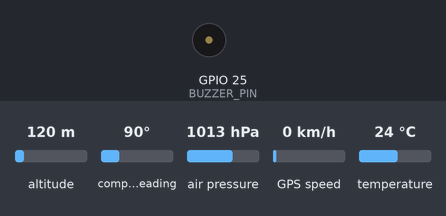
Simulated run of this sketch. Board: ESP32. Parts: buzzer (waves = sounding, pin HIGH). The test bench sets the inputs (shaded band); at power-on: altitude 120 m, compass heading 90°, air pressure 1013 hPa, GPS speed 0 km/h, temperature 24 °C. WiFi joins after 1.5 s; servers stay silent unless stated; uploads are accepted with an empty reply; the GPS gets a fix after 3 s at 37.7749, -122.4194 with 8 satellites; what the sketch prints to the serial monitor is not drawn.

Above: at 3.7 s.
Timing chart, 0 to 5.2 s (numbered marks = the images above):
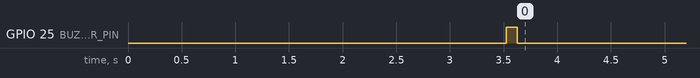

The sketch:

GPS.ino
```cpp
#include <WiFi.h>
#include <HTTPClient.h>
#include <TinyGPSPlus.h>
#include <HardwareSerial.h>
#include <ArduinoJson.h>
#include <Wire.h>
#include <Adafruit_BMP085.h>

const char* ssid = "moto g34 Gabi";
const char* password = "gabi2024";

const char* serverUrl = "http://10.16.19.196:5000/api/ubicaciones/push";
const char* alertasUrl = "http://10.16.19.196:5000/api/alertas/dispositivo/2";
const char* deviceToken = "t3n21uPAPiytVxajyotrGsvMkA6DacjmNcnAY4l1UTI";

const int BUZZER_PIN = 25;
const int SDA_PIN = 21;
const int SCL_PIN = 22;

TinyGPSPlus gps;
HardwareSerial SerialGPS(2);
Adafruit_BMP085 bmp;

float latitud = 0.0;
float longitud = 0.0;
float velocidad = 0.0;
float altitudGPS = 0.0;
float altitudBMP = 0.0;
float presion = 0.0;
float temperatura = 0.0;
bool gpsValido = false;
bool bmpValido = false;
int enviosExitosos = 0;
int enviosFallidos = 0;
bool hayAlertasNoLeidas = false;

unsigned long lastSendTime = 0;
const unsigned long sendInterval = 30000;

unsigned long lastAlertCheck = 0;
const unsigned long alertCheckInterval = 10000;

unsigned long lastBuzzerTime = 0;
const unsigned long buzzerInterval = 5000;

unsigned long lastGPSDebug = 0;
const unsigned long gpsDebugInterval = 60000;

void setup() {
  Serial.begin(115200);
  delay(1000);

  pinMode(BUZZER_PIN, OUTPUT);
  digitalWrite(BUZZER_PIN, LOW);

  Serial.println("\n========================================");
  Serial.println("    GPS TRACKER - Sistema Iniciado");
  Serial.println("========================================\n");

  Serial.println("Buzzer: GPIO 25 configurado");

  Wire.begin(SDA_PIN, SCL_PIN);

  if (bmp.begin()) {
    bmpValido = true;
    Serial.println("BMP180: Inicializado correctamente");
    Serial.println("   SDA: GPIO 21");
    Serial.println("   SCL: GPIO 22");
  } else {
    Serial.println("BMP180: ERROR - No detectado");
    Serial.println("   Verifica conexiones I2C");
  }

  SerialGPS.begin(9600, SERIAL_8N1, 16, 17);
  delay(1000);

  Serial.println("GPS M8N: Inicializado (9600 baud)");
  Serial.println("   RX: GPIO 16");
  Serial.println("   TX: GPIO 17");

  conectarWiFi();

  Serial.println("\nSistema listo");
  Serial.println("Enviara ubicacion cada 30 segundos");
  Serial.println("Verificara alertas cada 10 segundos\n");
  Serial.println("========================================\n");

  testBuzzer();
  testBMP180();
}

void loop() {
  while (SerialGPS.available() > 0) {
    gps.encode(SerialGPS.read());
  }

  if (gps.location.isUpdated()) {
    latitud = gps.location.lat();
    longitud = gps.location.lng();
    velocidad = gps.speed.kmph();
    altitudGPS = gps.altitude.meters();
    gpsValido = true;

    if (bmpValido) {
      leerBMP180();
    }

    Serial.printf("GPS actualizado: %.6f, %.6f | %d sats | %.1f km/h | Alt GPS: %.1fm",
                  latitud, longitud, gps.satellites.value(), velocidad, altitudGPS);

    if (bmpValido) {
      Serial.printf(" | Alt BMP: %.1fm\n", altitudBMP);
    } else {
      Serial.println();
    }
  }

  if (millis() - lastGPSDebug >= gpsDebugInterval) {
    mostrarResumen();
    lastGPSDebug = millis();
  }

  if (millis() - lastSendTime >= sendInterval) {
    if (gpsValido && gps.location.isValid()) {
      Serial.println("\n========================================");
      Serial.println("     ENVIANDO UBICACION AL SERVIDOR");
      Serial.println("========================================");
      enviarUbicacion();
      lastSendTime = millis();
    } else {
      Serial.println("Esperando senal GPS valida... (" + String(gps.satellites.value()) + " sats)");
      lastSendTime = millis();
    }
  }

  if (millis() - lastAlertCheck >= alertCheckInterval) {
    verificarAlertas();
    lastAlertCheck = millis();
  }

  if (hayAlertasNoLeidas && (millis() - lastBuzzerTime >= buzzerInterval)) {
    pitarAlerta();
    lastBuzzerTime = millis();
  }

  delay(10);
}

void conectarWiFi() {
  Serial.print("Conectando WiFi");
  WiFi.begin(ssid, password);

  int intentos = 0;
  while (WiFi.status() != WL_CONNECTED && intentos < 30) {
    delay(500);
    Serial.print(".");
    intentos++;
  }

  if (WiFi.status() == WL_CONNECTED) {
    Serial.println(" OK");
    Serial.print("IP: ");
    Serial.println(WiFi.localIP());
  } else {
    Serial.println(" ERROR");
    Serial.println("Error WiFi - Continuara intentando");
  }
}

void leerBMP180() {
  temperatura = bmp.readTemperature();
  presion = bmp.readPressure() / 100.0;
  altitudBMP = bmp.readAltitude();
}

void testBMP180() {
  if (!bmpValido) {
    Serial.println("Test BMP180: OMITIDO (sensor no disponible)\n");
    return;
  }

  Serial.println("Test de BMP180...");

  leerBMP180();

  Serial.printf("   Temperatura: %.1f C\n", temperatura);
  Serial.printf("   Presion: %.1f hPa\n", presion);
  Serial.printf("   Altitud: %.1f m\n", altitudBMP);
  Serial.println("BMP180 OK\n");
}

void enviarUbicacion() {
  if (WiFi.status() != WL_CONNECTED) {
    Serial.println("WiFi desconectado. Reconectando...");
    conectarWiFi();
    if (WiFi.status() != WL_CONNECTED) {
      enviosFallidos++;
      return;
    }
  }

  if (bmpValido) {
    leerBMP180();
  }

  HTTPClient http;
  http.setTimeout(10000);
  http.begin(serverUrl);
  http.addHeader("Content-Type", "application/json");
  http.addHeader("Authorization", deviceToken);

  String payload = "{";
  payload += "\"latitud\":" + String(latitud, 6) + ",";
  payload += "\"longitud\":" + String(longitud, 6) + ",";
  payload += "\"velocidad\":" + String(velocidad, 2) + ",";
  float altitudParaEnviar = bmpValido ? altitudBMP : altitudGPS;
  if (!isfinite(altitudParaEnviar)) altitudParaEnviar = 0.0;
  payload += "\"altitud\":" + String(altitudParaEnviar, 2);
  payload += "}";


  Serial.println("\nDatos a enviar:");
  Serial.printf("   Latitud:  %.6f\n", latitud);
  Serial.printf("   Longitud: %.6f\n", longitud);
  Serial.printf("   Velocidad: %.1f km/h\n", velocidad);
  Serial.printf("   Satelites: %d\n", gps.satellites.value());
  Serial.printf("   Altitud GPS: %.1f m\n", altitudGPS);

  if (bmpValido) {
    Serial.printf("   Altitud BMP180: %.1f m\n", altitudBMP);
    Serial.printf("   Presion: %.1f hPa\n", presion);
    Serial.printf("   Temperatura: %.1f C\n", temperatura);
  }

  if (gps.time.isValid()) {
    Serial.printf("   Hora GPS: %02d:%02d:%02d\n",
                  gps.time.hour(), gps.time.minute(), gps.time.second());
  }

  Serial.println("\nEnviando...");

  int httpCode = http.POST(payload);

  Serial.println("\n----------------------------------------");

  if (httpCode > 0) {
    if (httpCode == 200 || httpCode == 201) {
      enviosExitosos++;
      Serial.println("UBICACION ENVIADA EXITOSAMENTE");
      Serial.print("Codigo HTTP: ");
      Serial.println(httpCode);

      String response = http.getString();
      if (response.length() < 100) {
        Serial.print("Respuesta: ");
        Serial.println(response);
      }

      Serial.println("----------------------------------------");
      Serial.printf("Envios exitosos: %d | Fallidos: %d\n", enviosExitosos, enviosFallidos);
    } else {
      enviosFallidos++;
      Serial.println("ERROR DEL SERVIDOR");
      Serial.print("Codigo HTTP: ");
      Serial.println(httpCode);
      Serial.println("Respuesta: " + http.getString());
      Serial.println("----------------------------------------");
    }
  } else {
    enviosFallidos++;
    Serial.println("ERROR DE CONEXION");
    Serial.print("Error: ");
    Serial.println(http.errorToString(httpCode));
    Serial.println("----------------------------------------");
  }

  Serial.println("\nProximo envio en 30 segundos...\n");

  http.end();
}

void verificarAlertas() {
  if (WiFi.status() != WL_CONNECTED) {
    return;
  }

  HTTPClient http;
  http.setTimeout(5000);
  http.begin(alertasUrl);

  int httpCode = http.GET();

  if (httpCode == 200) {
    String payload = http.getString();

    DynamicJsonDocument doc(4096);
    DeserializationError error = deserializeJson(doc, payload);

    if (!error) {
      bool alertasNoLeidas = false;
      int countNoLeidas = 0;

      if (doc["success"] == true && doc.containsKey("alertas")) {
        JsonArray alertas = doc["alertas"].as<JsonArray>();

        for (JsonObject alerta : alertas) {
          if (alerta["leida"] == false || alerta["leida"] == 0) {
            alertasNoLeidas = true;
            countNoLeidas++;
          }
        }
      }

      if (alertasNoLeidas && !hayAlertasNoLeidas) {
        Serial.println("\n!!! ALERTA DETECTADA !!!");
        Serial.printf("Total alertas no leidas: %d\n", countNoLeidas);
        Serial.println("El buzzer sonara cada 5 segundos\n");
        pitarAlerta();
      } else if (!alertasNoLeidas && hayAlertasNoLeidas) {
        Serial.println("\nAlertas resueltas - Buzzer desactivado\n");
      }

      hayAlertasNoLeidas = alertasNoLeidas;
    }
  }

  http.end();
}

void pitarAlerta() {
  Serial.println("*** ALERTA ACTIVA - BUZZER ***");

  for (int i = 0; i < 3; i++) {
    digitalWrite(BUZZER_PIN, HIGH);
    delay(200);
    digitalWrite(BUZZER_PIN, LOW);
    delay(200);
  }
}

void testBuzzer() {
  Serial.println("Test de buzzer...");
  digitalWrite(BUZZER_PIN, HIGH);
  delay(100);
  digitalWrite(BUZZER_PIN, LOW);
  Serial.println("Buzzer OK\n");
}

void mostrarResumen() {
  Serial.println("\n========================================");
  Serial.println("         RESUMEN DEL SISTEMA");
  Serial.println("========================================");

  Serial.print("WiFi: ");
  Serial.println(WiFi.status() == WL_CONNECTED ? "Conectado" : "Desconectado");

  if (WiFi.status() == WL_CONNECTED) {
    Serial.print("   IP: ");
    Serial.println(WiFi.localIP());
    Serial.print("   Senal: ");
    Serial.print(WiFi.RSSI());
    Serial.println(" dBm");
  }

  Serial.print("\nGPS M8N: ");
  Serial.println(gps.location.isValid() ? "Fix obtenido" : "Buscando senal");

  if (gps.location.isValid()) {
    Serial.printf("   Posicion: %.6f, %.6f\n", latitud, longitud);
    Serial.print("   Satelites: ");
    Serial.println(gps.satellites.value());
    Serial.print("   Precision HDOP: ");
    Serial.println(gps.hdop.hdop());
    Serial.printf("   Altitud GPS: %.1f m\n", altitudGPS);
  }

  Serial.print("\nBMP180: ");
  Serial.println(bmpValido ? "Operativo" : "No disponible");

  if (bmpValido) {
    Serial.printf("   Altitud: %.1f m\n", altitudBMP);
    Serial.printf("   Presion: %.1f hPa\n", presion);
    Serial.printf("   Temperatura: %.1f C\n", temperatura);
  }

  Serial.print("\nAlertas: ");
  Serial.println(hayAlertasNoLeidas ? "ACTIVAS (buzzer sonando)" : "Sin alertas");

  Serial.print("\nEstadisticas:");
  Serial.printf("\n   Envios exitosos: %d\n", enviosExitosos);
  Serial.printf("   Envios fallidos: %d\n", enviosFallidos);
  Serial.printf("   Uptime: %lu min\n", millis() / 60000);

  Serial.println("\n========================================\n");
}
```
